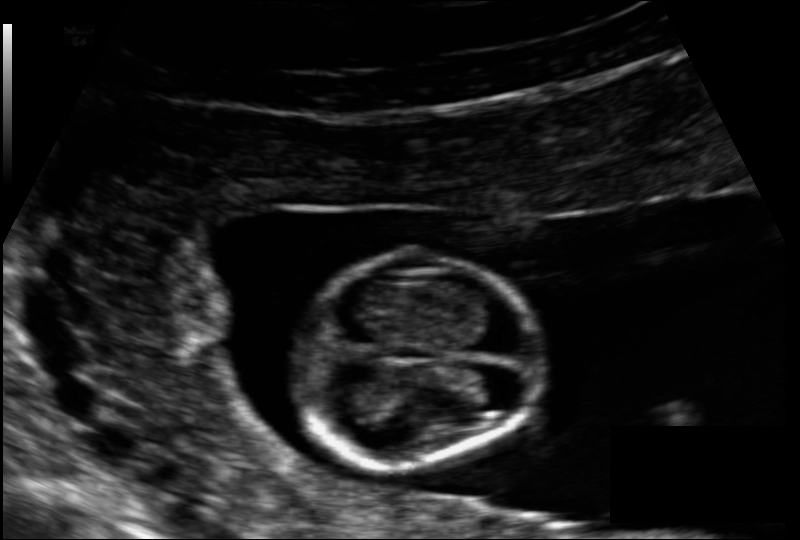
#> input picture Python_Script/data/images/003_HC.png, 800 x 540 px, found by its file name; its folder holds 4 pictures in this run
$ jupyter execute --allow-errors Trainer.ipynb
#> lines starting #> are read from the running program, lines starting #| are printed output that depends on the picture; after the words box and inside, x2 and y2 are one past the last pixel; in counts of white or black regions, pixels touching at a corner belong together; pictures that were not available may be replaced by others from this repository, and a replacement may not be noted
#> further down, img is the input picture: PIL image 800x540 L; min 0, max 243, mean 25.3
#> `mask = ndi.binary_fill_holes(annt_edges)`:
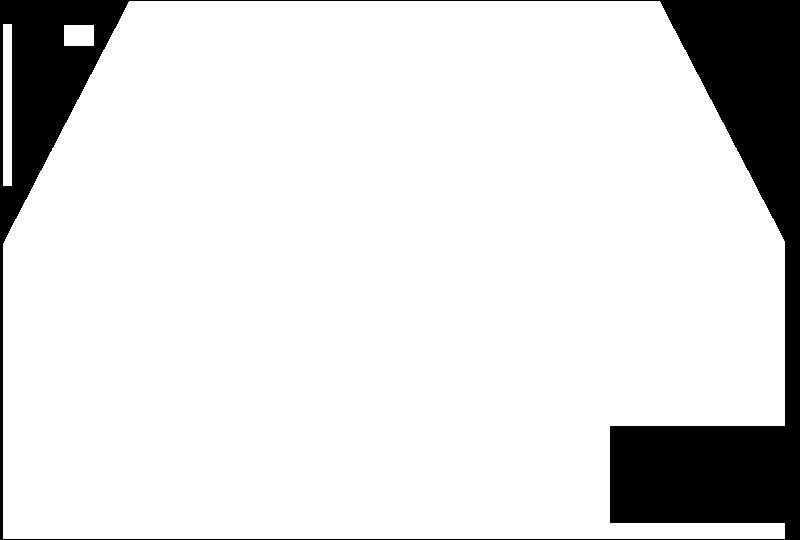
#> mask: shape (540, 800) bool; 86.9% white; 1 black region, box (x1, y1, x2, y2) and area: (0, 0, 800, 540) 56557
#> (the call stopped at in show_img_mask, `if torch.is_tensor(img):`: torch is not available in this run)
#> pass 2 of the loop `for fn in rndImgs :`:
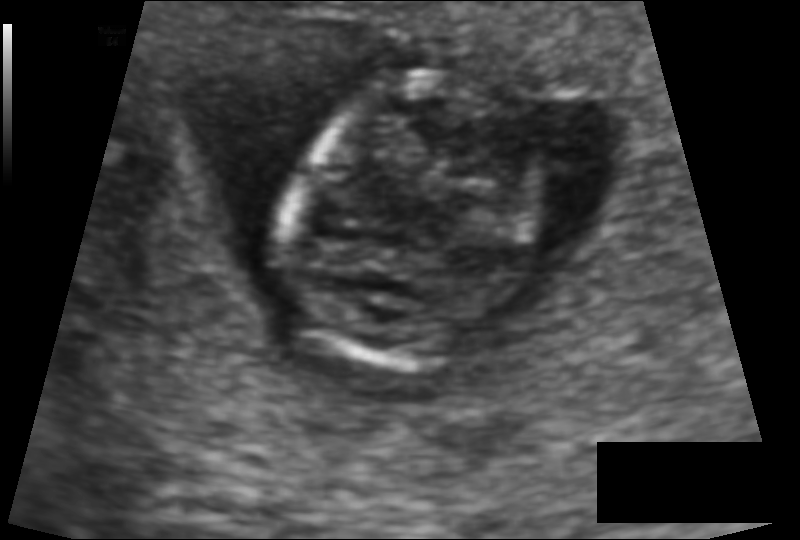
#> input picture Python_Script/data/images/017_2HC.png, 800 x 540 px, found by its file name
#> img is the input picture: PIL image 800x540 L; min 0, max 243, mean 58.8
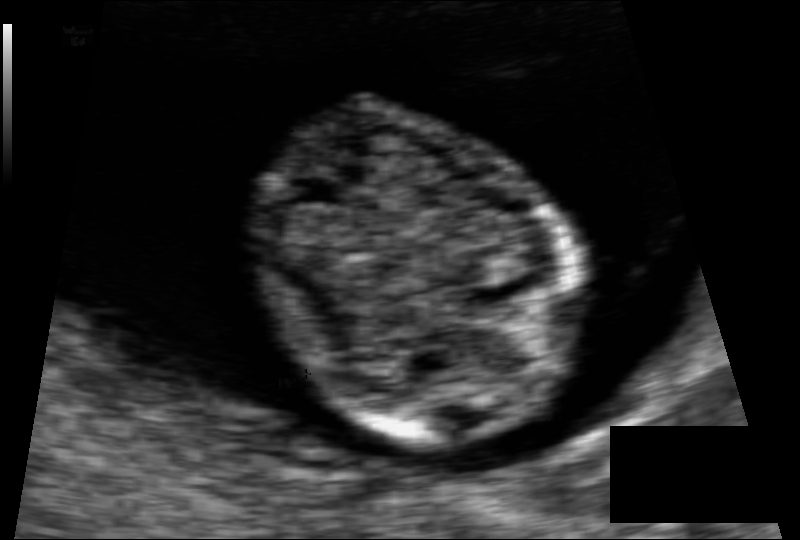
#> input picture Python_Script/data/images/013_HC.png, 800 x 540 px, given in place of 017_2HC_Annotation.png, which was not available
#> annt_edges is the input picture: PIL image 800x540 L; min 0, max 243, mean 33.5
#> `mask = ndi.binary_fill_holes(annt_edges)`:
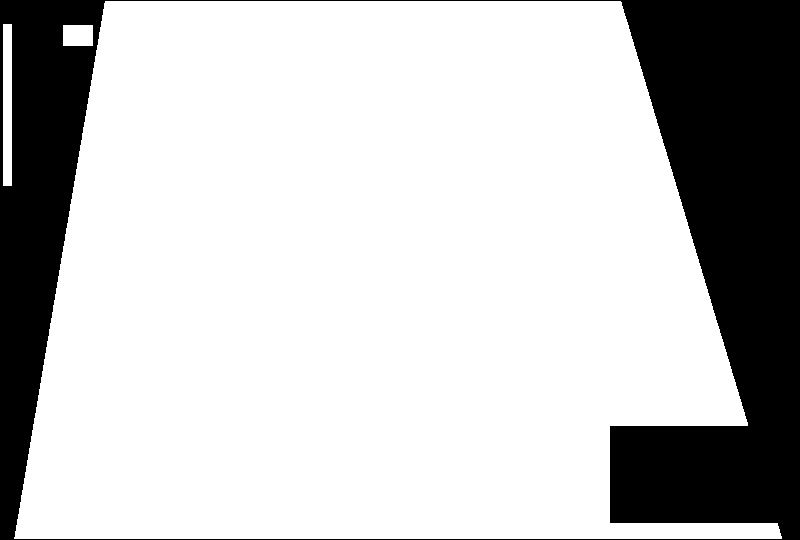
#> mask: shape (540, 800) bool; 77% white; 1 black region, box (x1, y1, x2, y2) and area: (0, 0, 800, 540) 99234
## Importing libraries

[cell 1]
import os
import cv2
import copy
import time
import numpy as np
import matplotlib.pyplot as plt
import torch
from torch import optim
import torch.nn as nn
import torch.nn.functional as F
from torch.utils.data import Dataset, Subset
from PIL import Image
from scipy import ndimage as ndi
from torchsummary import summary
from skimage.segmentation import mark_boundaries
from torchvision.transforms.functional import to_tensor, to_pil_image
from torch.optim.lr_scheduler import ReduceLROnPlateau

[cell 2]
os.getcwd()

[cell 3]
img_path = '/Users/rocky07/Desktop/Rocky2.0/Rakesh_Ganji_Research/task_1_segmentation/Python_Script/data/images'
mask_path = '/Users/rocky07/Desktop/Rocky2.0/Rakesh_Ganji_Research/task_1_segmentation/Python_Script/data/masks'
img_list = os.listdir(img_path)
#> (the rest of this cell did not finish here and is left out)

[cell 4]
np.random.seed(2019)
rndImgs=np.random.choice(img_list,4)
rndImgs

## Data Visualization

[cell 5]
def show_img_mask(img, mask):
    if torch.is_tensor(img):
        img=to_pil_image(img)
        mask=to_pil_image(mask)


    img_mask=mark_boundaries(np.array(img),
                        np.array(mask),
                        outline_color=(0,1,0),
                        color=(0,1,0))
    plt.imshow(img_mask)

#> (a cell that did not finish here is left out)

## Data Argumentation

[cell 7]
from albumentations import (
    HorizontalFlip,
    VerticalFlip,
    Compose,
    Resize,
)

h,w=128,192
#> h = 128; w = 192
#> (the rest of this cell did not finish here and is left out)

## Data Preparation

[cell 8]
# Custumizing the data set
class Data(Dataset):
    # [5 lines left out: function __init__, not called in this run]

    def __len__(self):
        return len(self.path2imgs)

    # [19 lines left out: function __getitem__, not called in this run]

#> (a cell that did not finish here is left out)

#> (a cell that did not finish here is left out)

[cell 11]
# data splitting
from sklearn.model_selection import ShuffleSplit

data_split = ShuffleSplit(n_splits=1, test_size=0.2, random_state=0)

#> (the rest of this cell did not finish here and is left out)

#> (a cell that did not finish here is left out)

### Visualization of Train data and Val data

[cell 13]
plt.figure(figsize=(5,10))
plt.subplot(121)
plt.title('Train_image', color = 'blue')
#> (the rest of this cell did not finish here and is left out)

## Data Loading

[cell 14]
from torch.utils.data import DataLoader
#> (the rest of this cell did not finish here and is left out)

#> (a cell that did not finish here is left out)

## Semantic Segmentation Model

[cell 16]
class SegNet(nn.Module):
    def __init__(self, params):
        super(SegNet, self).__init__()

        C_in, H_in, W_in=params["input_shape"]
        init_f=params["initial_filters"]
        num_outputs=params["num_outputs"]

        self.conv1 = nn.Conv2d(C_in, init_f, kernel_size=3,stride=1,padding=1)
        self.conv2 = nn.Conv2d(init_f, 2*init_f, kernel_size=3,stride=1,padding=1)
        self.conv3 = nn.Conv2d(2*init_f, 4*init_f, kernel_size=3,padding=1)
        self.conv4 = nn.Conv2d(4*init_f, 8*init_f, kernel_size=3,padding=1)
        self.conv5 = nn.Conv2d(8*init_f, 16*init_f, kernel_size=3,padding=1)

        self.upsample = nn.Upsample(scale_factor=2, mode='bilinear', align_corners=True)

        self.conv_up1 = nn.Conv2d(16*init_f, 8*init_f, kernel_size=3,padding=1)
        self.conv_up2 = nn.Conv2d(8*init_f, 4*init_f, kernel_size=3,padding=1)
        self.conv_up3 = nn.Conv2d(4*init_f, 2*init_f, kernel_size=3,padding=1)
        self.conv_up4 = nn.Conv2d(2*init_f, init_f, kernel_size=3,padding=1)

        self.conv_out = nn.Conv2d(init_f, num_outputs , kernel_size=3,padding=1)
    # [40 lines left out: function forward, not called in this run]

[cell 17]
params_model={
        "input_shape": (1,h,w),
        "initial_filters": 16,
        "num_outputs": 1,
            }
#> params_model = {'input_shape': (1, 128, 192), 'initial_filters': 16, 'num_outputs': 1}

#> (the rest of this cell did not finish here and is left out)

#> in __init__, `C_in, H_in, W_in=params["input_shape"]`: C_in = 1; H_in = 128; W_in = 192
#> in __init__, `init_f=params["initial_filters"]`: init_f = 16
#> in __init__, `num_outputs=params["num_outputs"]`: num_outputs = 1
